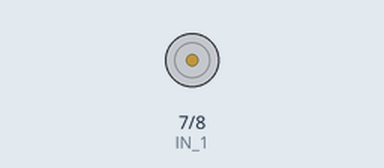
Simulated run of this sketch. Board: Arduino Uno, built with avr-gcc and run on an emulated ATmega328P. Parts: motor-driver pin pairs drawn as motors (green arrow = first pin HIGH = forward, orange = second pin HIGH = backward, longer = more drive).

Above: at 0.1 s.
At 1.1 s:
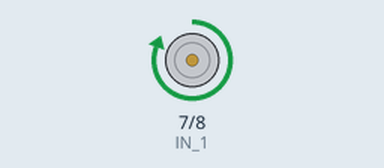
Timing chart, 0 to 2.6 s (numbered marks = the images above):
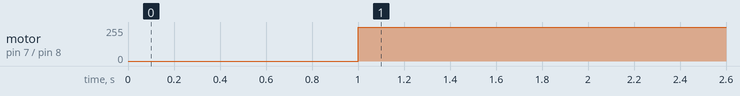

Measured:
- by itself, motor on pin 7 (IN_1) / pin 8 (IN_2): stopped → forward 255/255 at 1.0 s

The sketch:

MotorTest.ino
```cpp
/*-------------------------------------
	motor test. Goes one direction for a second,
	the other direction for a second, and then
	stops for a second.

	Written by: jimmy | 8/1/14
---------------------------------------*/

//------------
// #define DEBUG
//------------

//-- pin assignments
#define IN_1 7
#define IN_2 8
#define LED_PIN 13


//-----------------------------------------------
void setup() {
	#ifdef DEBUG
	Serial.begin(9600);
	#endif
	pinMode(IN_1, OUTPUT);
	pinMode(IN_2, OUTPUT);

}

//-----------------------------------------------
void loop() {
	delay(1000);
	digitalWrite(IN_1, HIGH);
	digitalWrite(IN_2, LOW);
	digitalWrite(LED_PIN, HIGH);
	// delay(1000);
	// digitalWrite(IN_2, HIGH);
	// digitalWrite(IN_1, LOW);
	// digitalWrite(LED_PIN, LOW);
	// delay(1000);
	// digitalWrite(IN_2, LOW);
	// digitalWrite(IN_1, LOW);
	// digitalWrite(LED_PIN, LOW);
}
```
